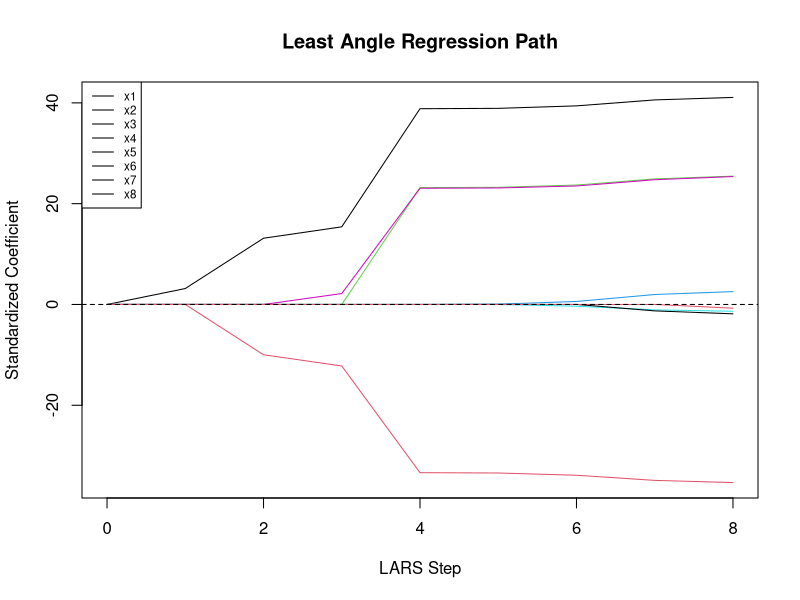
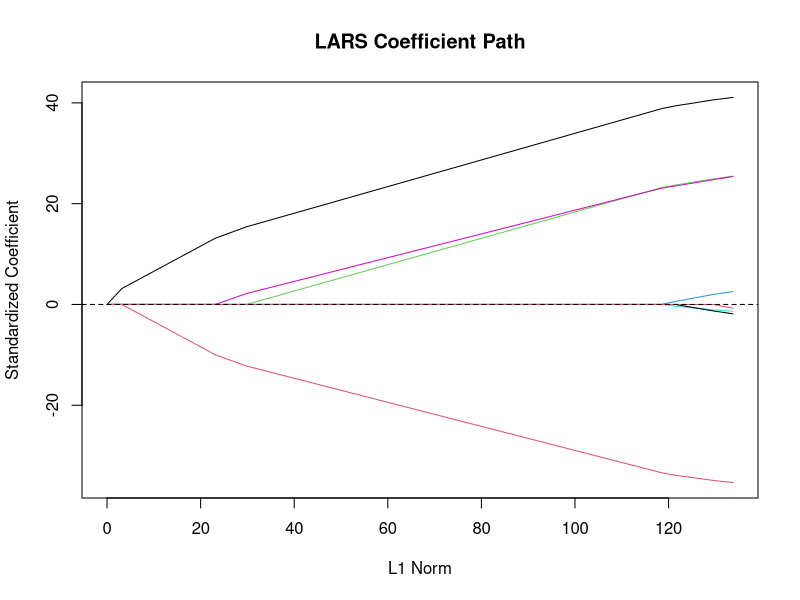
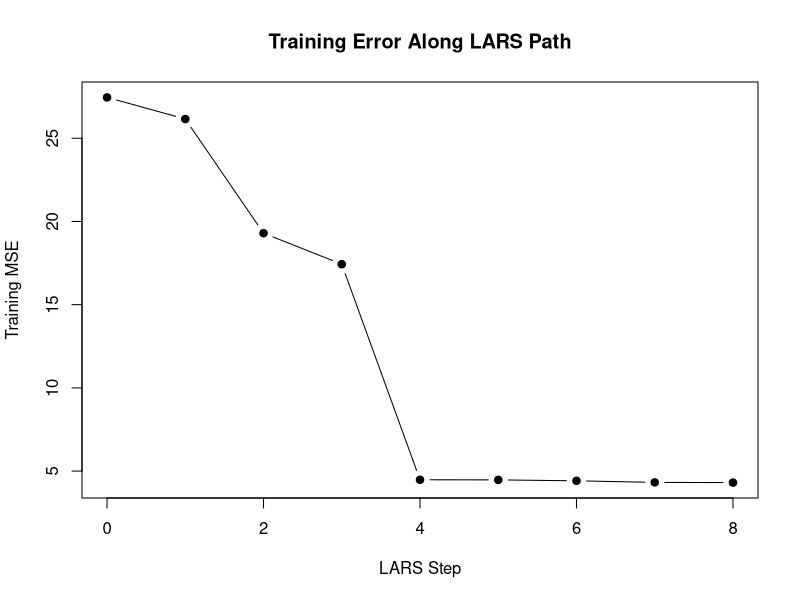
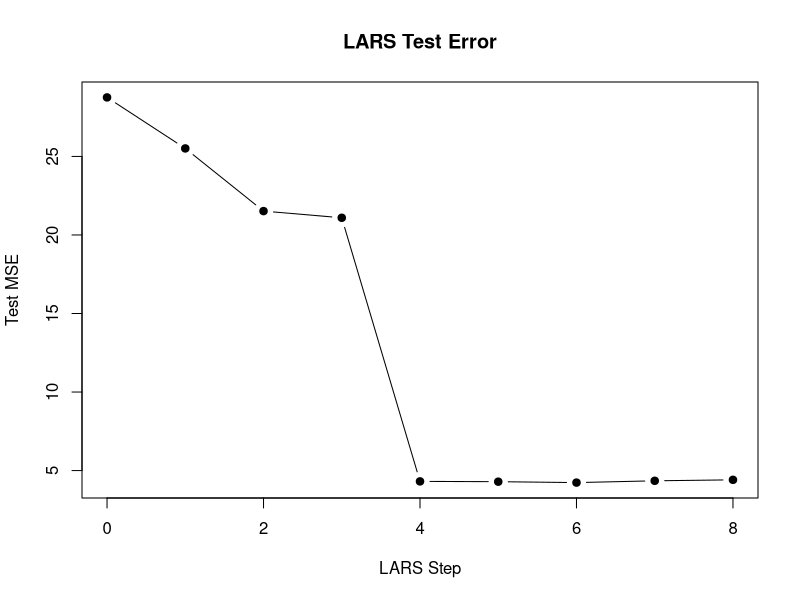
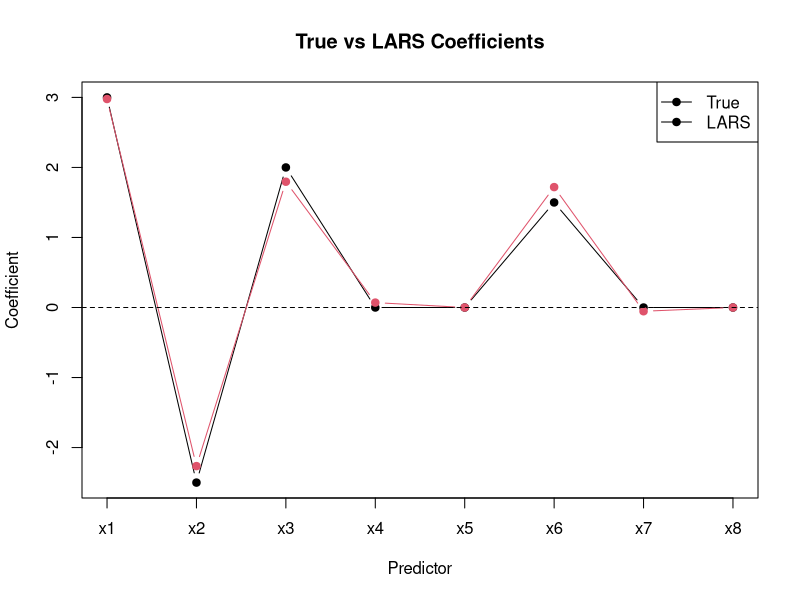

Recreate these plots in R, in order.
# ==============================================================================
# Least Angle Regression
# Jonathan Ma
#
# References:
#   The Elements of Statistical Learning
#   An Introduction to Statistical Learning
# ==============================================================================


# ------------------------------------------------------------------------------
# 1. Generate Data
# ------------------------------------------------------------------------------

set.seed(123)

n <- 200
p <- 8

X <- matrix(
  rnorm(n * p),
  nrow = n,
  ncol = p
)

colnames(X) <- paste0("x", 1:p)

beta_true <- c(
  3,
  -2.5,
  2,
  0,
  0,
  1.5,
  0,
  0
)

beta_0 <- 2
sigma <- 2

epsilon <- rnorm(
  n,
  mean = 0,
  sd = sigma
)

y <- beta_0 +
  X %*% beta_true +
  epsilon

y <- as.vector(y)

data <- data.frame(
  y = y,
  X
)

head(data)
summary(data)


# ------------------------------------------------------------------------------
# 2. Standardize Predictors
# ------------------------------------------------------------------------------

# LARS assumes centered and standardized predictors.

X_means <- colMeans(X)

X_centered <- sweep(
  X,
  2,
  X_means,
  "-"
)

X_norms <- sqrt(
  colSums(
    X_centered^2
  )
)

X_scaled <- sweep(
  X_centered,
  2,
  X_norms,
  "/"
)

colMeans(X_scaled)

sqrt(
  colSums(
    X_scaled^2
  )
)


# ------------------------------------------------------------------------------
# 3. Center Response
# ------------------------------------------------------------------------------

y_mean <- mean(y)

y_centered <- y - y_mean


# ------------------------------------------------------------------------------
# 4. Initial State
# ------------------------------------------------------------------------------

beta <- rep(
  0,
  p
)

names(beta) <- colnames(X)

mu <- rep(
  0,
  n
)

active <- integer(0)

inactive <- 1:p


# Store coefficient path

beta_path <- matrix(
  0,
  nrow = 1,
  ncol = p
)

colnames(beta_path) <- colnames(X)

active_path <- list(
  character(0)
)


# ------------------------------------------------------------------------------
# 5. Least Angle Regression Function
# ------------------------------------------------------------------------------

lar_fit <- function(
    X,
    y,
    max_steps = ncol(X),
    tol = 1e-10
) {
  
  n <- nrow(X)
  p <- ncol(X)
  
  beta <- rep(
    0,
    p
  )
  
  mu <- rep(
    0,
    n
  )
  
  active <- integer(0)
  
  beta_path <- matrix(
    beta,
    nrow = 1
  )
  
  active_path <- list(
    character(0)
  )
  
  
  for (step in 1:max_steps) {
    
    # --------------------------------------------------------------------------
    # Current Residual
    # --------------------------------------------------------------------------
    
    residual <- y - mu
    
    
    # --------------------------------------------------------------------------
    # Correlations
    # --------------------------------------------------------------------------
    
    correlations <- as.vector(
      crossprod(
        X,
        residual
      )
    )
    
    C <- max(
      abs(correlations)
    )
    
    
    if (C < tol) {
      break
    }
    
    
    # --------------------------------------------------------------------------
    # Add Most Correlated Predictor
    # --------------------------------------------------------------------------
    
    inactive <- setdiff(
      1:p,
      active
    )
    
    if (length(active) == 0) {
      
      new_variable <- which.max(
        abs(correlations)
      )
      
      active <- c(
        active,
        new_variable
      )
      
    } else {
      
      # Add any variable tied with maximum correlation
      
      candidates <- inactive[
        abs(
          abs(correlations[inactive]) -
            C
        ) < tol
      ]
      
      if (length(candidates) > 0) {
        
        active <- c(
          active,
          candidates[1]
        )
      }
    }
    
    
    # --------------------------------------------------------------------------
    # Signs of Active Correlations
    # --------------------------------------------------------------------------
    
    signs <- sign(
      correlations[active]
    )
    
    signs[
      signs == 0
    ] <- 1
    
    
    # --------------------------------------------------------------------------
    # Signed Active Design Matrix
    # --------------------------------------------------------------------------
    
    X_active <- sweep(
      X[, active, drop = FALSE],
      2,
      signs,
      "*"
    )
    
    
    # --------------------------------------------------------------------------
    # Gram Matrix
    # --------------------------------------------------------------------------
    
    G_active <- crossprod(
      X_active
    )
    
    
    G_inv <- solve(
      G_active
    )
    
    
    # --------------------------------------------------------------------------
    # Equiangular Direction
    # --------------------------------------------------------------------------
    
    ones <- rep(
      1,
      length(active)
    )
    
    A <- sqrt(
      1 /
        as.numeric(
          t(ones) %*%
            G_inv %*%
            ones
        )
    )
    
    
    w <- as.vector(
      A *
        G_inv %*%
        ones
    )
    
    
    u <- as.vector(
      X_active %*%
        w
    )
    
    
    # --------------------------------------------------------------------------
    # Correlation of All Predictors with Equiangular Direction
    # --------------------------------------------------------------------------
    
    a <- as.vector(
      crossprod(
        X,
        u
      )
    )
    
    
    # --------------------------------------------------------------------------
    # Determine Step Size
    # --------------------------------------------------------------------------
    
    inactive <- setdiff(
      1:p,
      active
    )
    
    
    if (length(inactive) == 0) {
      
      gamma <- C / A
      
    } else {
      
      gamma_candidates <- numeric(0)
      
      
      for (j in inactive) {
        
        candidate_1 <- (
          C - correlations[j]
        ) / (
          A - a[j]
        )
        
        candidate_2 <- (
          C + correlations[j]
        ) / (
          A + a[j]
        )
        
        
        if (
          is.finite(candidate_1) &&
          candidate_1 > tol
        ) {
          
          gamma_candidates <- c(
            gamma_candidates,
            candidate_1
          )
        }
        
        
        if (
          is.finite(candidate_2) &&
          candidate_2 > tol
        ) {
          
          gamma_candidates <- c(
            gamma_candidates,
            candidate_2
          )
        }
      }
      
      
      if (length(gamma_candidates) == 0) {
        
        gamma <- C / A
        
      } else {
        
        gamma <- min(
          gamma_candidates,
          C / A
        )
      }
    }
    
    
    # --------------------------------------------------------------------------
    # Update Fitted Values
    # --------------------------------------------------------------------------
    
    mu <- mu +
      gamma * u
    
    
    # --------------------------------------------------------------------------
    # Update Coefficients
    # --------------------------------------------------------------------------
    
    beta_update <- gamma *
      w *
      signs
    
    beta[active] <- beta[active] +
      beta_update
    
    
    # --------------------------------------------------------------------------
    # Store Path
    # --------------------------------------------------------------------------
    
    beta_path <- rbind(
      beta_path,
      beta
    )
    
    active_path[[length(active_path) + 1]] <- colnames(X)[active]
  }
  
  
  colnames(beta_path) <-
    colnames(X)
  
  
  return(
    list(
      coefficients = beta,
      beta_path = beta_path,
      active_path = active_path,
      fitted = mu,
      residuals = y - mu
    )
  )
}


# ------------------------------------------------------------------------------
# 6. Fit Least Angle Regression
# ------------------------------------------------------------------------------

lar_model <- lar_fit(
  X_scaled,
  y_centered,
  max_steps = p
)

lar_model$coefficients

lar_model$active_path


# ------------------------------------------------------------------------------
# 7. Coefficient Path
# ------------------------------------------------------------------------------

beta_path <-
  lar_model$beta_path

beta_path


# ------------------------------------------------------------------------------
# 8. Plot Coefficient Path by Step
# ------------------------------------------------------------------------------

matplot(
  0:(nrow(beta_path) - 1),
  beta_path,
  type = "l",
  lty = 1,
  xlab = "LARS Step",
  ylab = "Standardized Coefficient",
  main = "Least Angle Regression Path"
)

abline(
  h = 0,
  lty = 2
)

legend(
  "topleft",
  legend = colnames(X),
  lty = 1,
  cex = 0.7
)


# ------------------------------------------------------------------------------
# 9. Plot Coefficient Path by L1 Norm
# ------------------------------------------------------------------------------

L1_norm <- apply(
  beta_path,
  1,
  function(beta) {
    sum(
      abs(beta)
    )
  }
)

matplot(
  L1_norm,
  beta_path,
  type = "l",
  lty = 1,
  xlab = "L1 Norm",
  ylab = "Standardized Coefficient",
  main = "LARS Coefficient Path"
)

abline(
  h = 0,
  lty = 2
)


# ------------------------------------------------------------------------------
# 10. Variable Entry Order
# ------------------------------------------------------------------------------

entry_order <- character(0)

for (i in 2:length(
  lar_model$active_path
)) {
  
  previous <- lar_model$active_path[[i - 1]]
  
  current <- lar_model$active_path[[i]]
  
  new_variable <- setdiff(
    current,
    previous
  )
  
  if (length(new_variable) > 0) {
    
    entry_order <- c(
      entry_order,
      new_variable
    )
  }
}

entry_order


# ------------------------------------------------------------------------------
# 11. Inspect Active Set by Step
# ------------------------------------------------------------------------------

for (i in seq_along(
  lar_model$active_path
)) {
  
  cat(
    "Step",
    i - 1,
    ":",
    lar_model$active_path[[i]],
    "\n"
  )
}


# ------------------------------------------------------------------------------
# 12. Convert Final Coefficients Back to Original Scale
# ------------------------------------------------------------------------------

beta_lar_scaled <-
  lar_model$coefficients

beta_lar <-
  beta_lar_scaled /
  X_norms

intercept_lar <-
  y_mean -
  sum(
    beta_lar *
      X_means
  )

intercept_lar
beta_lar


# ------------------------------------------------------------------------------
# 13. Predictions
# ------------------------------------------------------------------------------

y_hat <-
  intercept_lar +
  X %*%
  beta_lar

y_hat <- as.vector(
  y_hat
)

head(y_hat)


# ------------------------------------------------------------------------------
# 14. Training Error
# ------------------------------------------------------------------------------

residuals <-
  y -
  y_hat

RSS <- sum(
  residuals^2
)

MSE <- mean(
  residuals^2
)

RMSE <- sqrt(
  MSE
)

RSS
MSE
RMSE


# ------------------------------------------------------------------------------
# 15. Compare with Ordinary Least Squares
# ------------------------------------------------------------------------------

ols_model <- lm(
  y ~ .,
  data = data
)

beta_ols <- coef(
  ols_model
)[-1]

comparison <- data.frame(
  Predictor = colnames(X),
  True = beta_true,
  OLS = beta_ols,
  LAR = beta_lar
)

comparison


# ------------------------------------------------------------------------------
# 16. Compute Predictions at Each LARS Step
# ------------------------------------------------------------------------------

path_predictions <- matrix(
  NA,
  nrow = n,
  ncol = nrow(beta_path)
)

for (i in 1:nrow(beta_path)) {
  
  path_predictions[, i] <-
    y_mean +
    X_scaled %*%
    beta_path[i, ]
}


# ------------------------------------------------------------------------------
# 17. Training MSE Along the Path
# ------------------------------------------------------------------------------

path_mse <- numeric(
  nrow(beta_path)
)

for (i in 1:nrow(beta_path)) {
  
  path_mse[i] <- mean(
    (
      y -
        path_predictions[, i]
    )^2
  )
}

path_mse


# ------------------------------------------------------------------------------
# 18. Plot Training Error Along Path
# ------------------------------------------------------------------------------

plot(
  0:(length(path_mse) - 1),
  path_mse,
  type = "b",
  pch = 19,
  xlab = "LARS Step",
  ylab = "Training MSE",
  main = "Training Error Along LARS Path"
)


# ------------------------------------------------------------------------------
# 19. Train-Test Split
# ------------------------------------------------------------------------------

set.seed(123)

train_index <- sample(
  1:n,
  size = floor(
    0.7 * n
  )
)

test_index <- setdiff(
  1:n,
  train_index
)

X_train <- X[
  train_index,
  ,
  drop = FALSE
]

X_test <- X[
  test_index,
  ,
  drop = FALSE
]

y_train <- y[
  train_index
]

y_test <- y[
  test_index
]


# ------------------------------------------------------------------------------
# 20. Standardize Using Training Data
# ------------------------------------------------------------------------------

train_means <-
  colMeans(X_train)

X_train_centered <- sweep(
  X_train,
  2,
  train_means,
  "-"
)

train_norms <- sqrt(
  colSums(
    X_train_centered^2
  )
)

X_train_scaled <- sweep(
  X_train_centered,
  2,
  train_norms,
  "/"
)

X_test_scaled <- sweep(
  X_test,
  2,
  train_means,
  "-"
)

X_test_scaled <- sweep(
  X_test_scaled,
  2,
  train_norms,
  "/"
)

y_train_mean <-
  mean(y_train)

y_train_centered <-
  y_train -
  y_train_mean


# ------------------------------------------------------------------------------
# 21. Fit LARS on Training Data
# ------------------------------------------------------------------------------

lar_train <- lar_fit(
  X_train_scaled,
  y_train_centered,
  max_steps = p
)

train_path <-
  lar_train$beta_path


# ------------------------------------------------------------------------------
# 22. Test MSE Along LARS Path
# ------------------------------------------------------------------------------

test_mse <- numeric(
  nrow(train_path)
)

for (i in 1:nrow(train_path)) {
  
  prediction <-
    y_train_mean +
    X_test_scaled %*%
    train_path[i, ]
  
  test_mse[i] <- mean(
    (
      y_test -
        prediction
    )^2
  )
}

test_mse


# ------------------------------------------------------------------------------
# 23. Plot Test MSE
# ------------------------------------------------------------------------------

plot(
  0:(length(test_mse) - 1),
  test_mse,
  type = "b",
  pch = 19,
  xlab = "LARS Step",
  ylab = "Test MSE",
  main = "LARS Test Error"
)


# ------------------------------------------------------------------------------
# 24. Select Best Step
# ------------------------------------------------------------------------------

best_step <- which.min(
  test_mse
)

# First row represents step 0

best_step_number <-
  best_step - 1

best_step_number

test_mse[
  best_step
]


# ------------------------------------------------------------------------------
# 25. Coefficients at Best Step
# ------------------------------------------------------------------------------

best_beta_scaled <-
  train_path[
    best_step,
  ]

best_beta_scaled


# ------------------------------------------------------------------------------
# 26. Convert Best Coefficients to Original Scale
# ------------------------------------------------------------------------------

best_beta <-
  best_beta_scaled /
  train_norms

best_intercept <-
  y_train_mean -
  sum(
    best_beta *
      train_means
  )

best_intercept
best_beta


# ------------------------------------------------------------------------------
# 27. Selected Predictors
# ------------------------------------------------------------------------------

selected <- abs(
  best_beta
) > 1e-10

colnames(X)[
  selected
]


# ------------------------------------------------------------------------------
# 28. Compare True and LARS Coefficients
# ------------------------------------------------------------------------------

best_comparison <- data.frame(
  Predictor = colnames(X),
  True = beta_true,
  LARS = best_beta
)

best_comparison


# ------------------------------------------------------------------------------
# 29. Visualize Coefficient Comparison
# ------------------------------------------------------------------------------

matplot(
  cbind(
    beta_true,
    best_beta
  ),
  type = "b",
  pch = 19,
  lty = 1,
  xaxt = "n",
  xlab = "Predictor",
  ylab = "Coefficient",
  main = "True vs LARS Coefficients"
)

axis(
  1,
  at = 1:p,
  labels = colnames(X)
)

abline(
  h = 0,
  lty = 2
)

legend(
  "topright",
  legend = c(
    "True",
    "LARS"
  ),
  pch = 19,
  lty = 1
)


# ------------------------------------------------------------------------------
# 30. Correlations During Initial Step
# ------------------------------------------------------------------------------

initial_correlations <- as.vector(
  crossprod(
    X_scaled,
    y_centered
  )
)

names(initial_correlations) <-
  colnames(X)

initial_correlations

initial_correlations[
  order(
    abs(initial_correlations),
    decreasing = TRUE
  )
]
